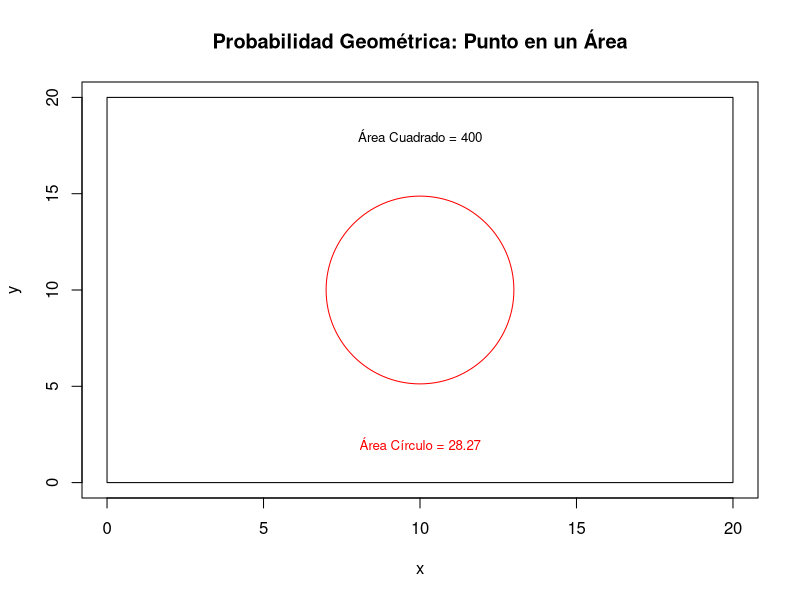
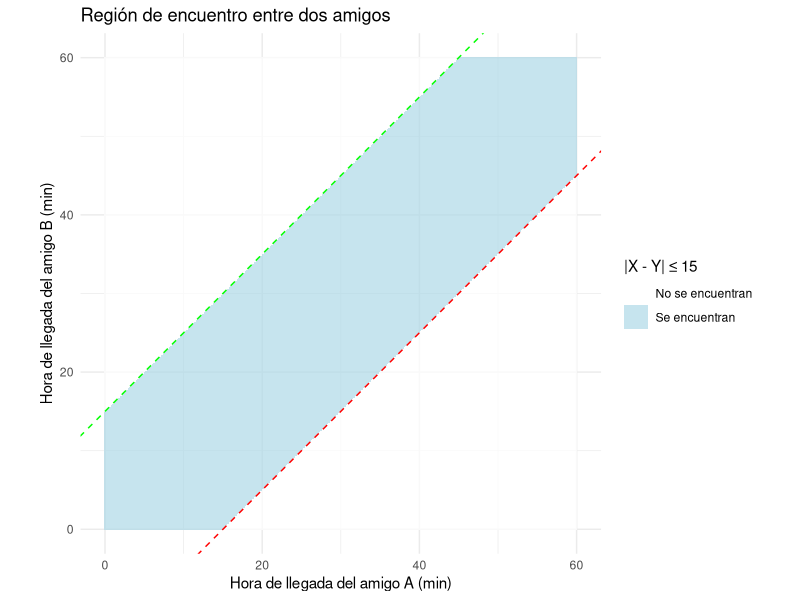

Here is the R script that generated these plots, in order:
## ---- chunk 1
# Parámetros
s <- 20
r <- 3

# Visualización
plot(c(0, s), c(0, s), type = "n", xlab = "x", ylab = "y",
     main = "Probabilidad Geométrica: Punto en un Área")
rect(0, 0, s, s) # Cuadrado
symbols(s / 2, s / 2, circles = r, inches = FALSE, add = TRUE, fg = "red") # Círculo
text(s / 2, s * 0.9, paste("Área Cuadrado =", s^2), cex = 0.8)
text(s / 2, s * 0.1, paste("Área Círculo =", round(pi * r^2, 2)), col = "red", cex = 0.8)

cat(round((pi * r^2/s^2), 2))

## ---- chunk 2
# Cargar librería
library(ggplot2)

# Crear un data frame con todos los puntos del cuadrado
x <- seq(0, 60, length.out = 300)
df <- data.frame(
  x = rep(x, each = 300),
  y = rep(x, 300)
)

# Filtrar los puntos donde |x - y| <= 15
df$inside <- abs(df$x - df$y) <= 15

# Graficar con ggplot2
ggplot(df, aes(x, y)) +
  geom_tile(aes(fill = inside), alpha = 0.7) +
  scale_fill_manual(values = c("FALSE" = "white", "TRUE" = "lightblue"),
                    name = "|X - Y| ≤ 15",
                    labels = c("No se encuentran", "Se encuentran")) +
  geom_abline(intercept = 15, slope = 1, linetype = "dashed", color = "green") +
  geom_abline(intercept = -15, slope = 1, linetype = "dashed", color = "red") +
  coord_fixed() +
  labs(title = "Región de encuentro entre dos amigos",
       x = "Hora de llegada del amigo A (min)",
       y = "Hora de llegada del amigo B (min)") +
  theme_minimal()

